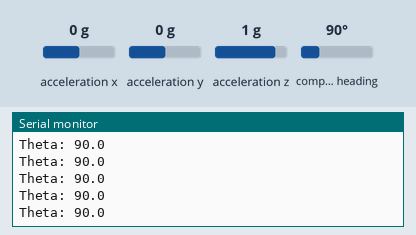
This sketch was run on a simulated Arduino Uno, built with avr-gcc and run on an emulated ATmega328P. On the bench: the last lines printed to the serial monitor. The test bench sets the inputs (shaded band); at power-on: compass heading 90°, acceleration x 0 g, acceleration y 0 g, acceleration z 1 g.

Above: at 2.7 s.
2.8 s: compass heading set to 7°
At 2.83 s:
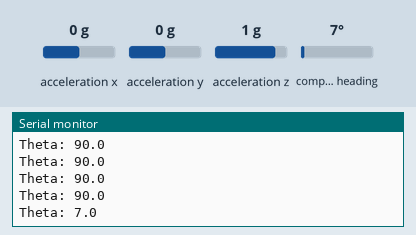
4.3 s: compass heading set to 180°
At 4.36 s:
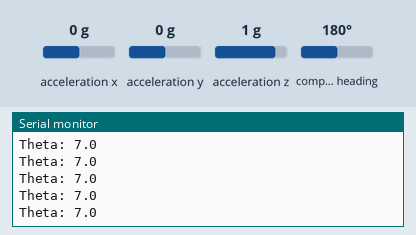
Timing chart, 0 to 7.3 s (numbered marks = the images above; inputs shaded):
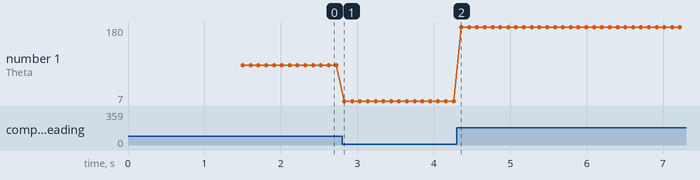

The sketch:

Class_IMU_Orientation.ino
```cpp
 //                     Class IMU Orientation
//                     30 November 2021

// Program measures and prints Euler Angles
//  Move robot by hand to demo Euler Angle measurements

#include <Wire.h>
#include <Adafruit_Sensor.h>
#include <Adafruit_BNO055.h>
#include <utility/imumaths.h>

Adafruit_BNO055 bno = Adafruit_BNO055(55);

void setup() {
Serial.begin(9600);
Serial.println("Orientation Sensor Test");
Serial.println("");

// Initialize the sensor
if(!bno.begin())  {
      //There was a problem detecting the BNO055 .. check connections
      Serial.print("Ooops, no BNO055 detected ..  Check wiring or I2C address");
      while(1);
  }
  delay(1000);
  bno.setExtCrystalUse(true);
  delay(500);
}

void loop() {
// Get a new sensor event
  sensors_event_t event;
  bno.getEvent(&event);

  // Display the floating point data
  Serial.print("Theta: ");
  Serial.println(event.orientation.x,1);
//  Serial.print("\tY: ");
//  Serial.print(event.orientation.y,1);
//  Serial.print("\tZ: ");
//  Serial.print(event.orientation.z,1);
  Serial.println("");

  delay(100);
}
```

Measured:
- after the input at 2.8 s, the serial monitor: prints a new line at once (image 1)
- plotted number 1: 90 → 7 after the input at 2.8 s, 7 → 180 after the input at 4.3 s
